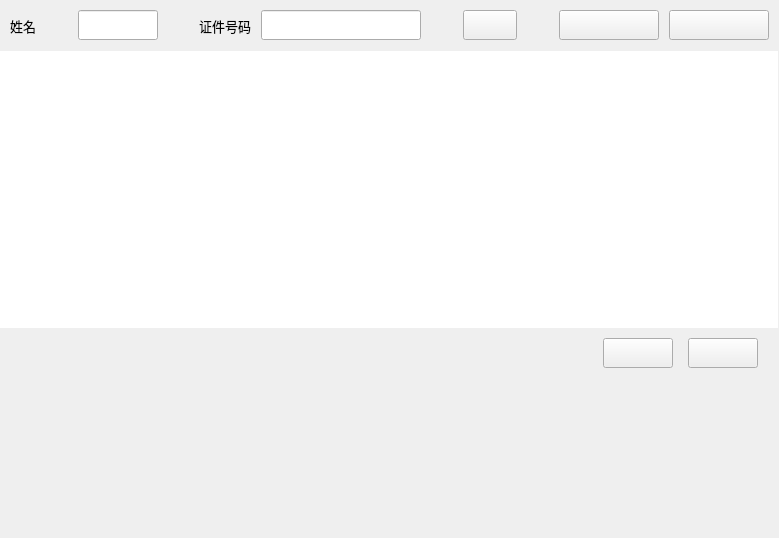
<?xml version="1.0" encoding="UTF-8"?>
<ui version="4.0">
 <class>ModelInfoQueryPage</class>
 <widget class="QWidget" name="ModelInfoQueryPage">
  <property name="geometry">
   <rect>
    <x>0</x>
    <y>0</y>
    <width>779</width>
    <height>538</height>
   </rect>
  </property>
  <property name="windowTitle">
   <string>ModelInfoQueryPage</string>
  </property>
  <property name="styleSheet">
   <string notr="true">#ModelInfoQueryPage{
	border-image: url(:/MBRClient/Resources/image/r_bg.png);
}</string>
  </property>
  <layout class="QVBoxLayout" name="verticalLayout">
   <property name="spacing">
    <number>5</number>
   </property>
   <property name="leftMargin">
    <number>0</number>
   </property>
   <property name="topMargin">
    <number>5</number>
   </property>
   <property name="rightMargin">
    <number>0</number>
   </property>
   <property name="bottomMargin">
    <number>2</number>
   </property>
   <item>
    <widget class="QWidget" name="wgt_title" native="true">
     <property name="sizePolicy">
      <sizepolicy hsizetype="Preferred" vsizetype="Preferred">
       <horstretch>0</horstretch>
       <verstretch>0</verstretch>
      </sizepolicy>
     </property>
     <property name="minimumSize">
      <size>
       <width>0</width>
       <height>41</height>
      </size>
     </property>
     <property name="maximumSize">
      <size>
       <width>16777215</width>
       <height>41</height>
      </size>
     </property>
     <property name="styleSheet">
      <string notr="true">QLabel{
font-family:&quot;微软雅黑&quot;;
font-size:13px;
}
#btn_query{
border-image: url(:/MBRClient/Resources/image/query/query_authq.png)
}
#btn_query:hover{
	border-image: url(:/MBRClient/Resources/image/query/query_authq_hover.png);
}
#btn_query:pressed{
	border-image: url(:/MBRClient/Resources/image/query/query_authq_pressed.png);
}
#btn_query:disabled{
	border-image: url(:/MBRClient/Resources/image/query/query_authq_disabled.png);
}
#btn_deleteModel{
	border-image: url(:/MBRClient/Resources/image/query/query_forbid.png);
}
#btn_deleteModel:hover{
	border-image: url(:/MBRClient/Resources/image/query/query_forbid_hover.png);
}
#btn_deleteModel:disabled{
	border-image: url(:/MBRClient/Resources/image/query/query_forbid_disabled.png);
}
#btn_readIdCard{
	border-image: url(:/MBRClient/Resources/image/query/query_authr.png);
}
#btn_readIdCard:hover{
	border-image: url(:/MBRClient/Resources/image/query/query_authr_hover.png);
}
#btn_readIdCard:pressed{
	border-image: url(:/MBRClient/Resources/image/query/query_authr_pressed.png);
}
#btn_readIdCard:disabled{
	border-image: url(:/MBRClient/Resources/image/query/query_authr_disabled.png);
}</string>
     </property>
     <layout class="QHBoxLayout" name="horizontalLayout">
      <property name="spacing">
       <number>10</number>
      </property>
      <property name="leftMargin">
       <number>10</number>
      </property>
      <property name="topMargin">
       <number>0</number>
      </property>
      <property name="rightMargin">
       <number>10</number>
      </property>
      <property name="bottomMargin">
       <number>0</number>
      </property>
      <item>
       <widget class="QLabel" name="lbl_name">
        <property name="text">
         <string>姓名</string>
        </property>
       </widget>
      </item>
      <item>
       <spacer name="horizontalSpacer">
        <property name="orientation">
         <enum>Qt::Horizontal</enum>
        </property>
        <property name="sizeHint" stdset="0">
         <size>
          <width>40</width>
          <height>20</height>
         </size>
        </property>
       </spacer>
      </item>
      <item>
       <widget class="QLineEdit" name="lEdit_name">
        <property name="minimumSize">
         <size>
          <width>80</width>
          <height>30</height>
         </size>
        </property>
        <property name="maximumSize">
         <size>
          <width>80</width>
          <height>30</height>
         </size>
        </property>
        <property name="alignment">
         <set>Qt::AlignCenter</set>
        </property>
       </widget>
      </item>
      <item>
       <spacer name="horizontalSpacer_2">
        <property name="orientation">
         <enum>Qt::Horizontal</enum>
        </property>
        <property name="sizeHint" stdset="0">
         <size>
          <width>40</width>
          <height>20</height>
         </size>
        </property>
       </spacer>
      </item>
      <item>
       <widget class="QLabel" name="lbl_certNumber">
        <property name="text">
         <string>证件号码</string>
        </property>
       </widget>
      </item>
      <item>
       <widget class="QLineEdit" name="lEdit_certNumber">
        <property name="minimumSize">
         <size>
          <width>160</width>
          <height>30</height>
         </size>
        </property>
        <property name="maximumSize">
         <size>
          <width>160</width>
          <height>30</height>
         </size>
        </property>
        <property name="alignment">
         <set>Qt::AlignCenter</set>
        </property>
       </widget>
      </item>
      <item>
       <spacer name="horizontalSpacer_3">
        <property name="orientation">
         <enum>Qt::Horizontal</enum>
        </property>
        <property name="sizeHint" stdset="0">
         <size>
          <width>40</width>
          <height>20</height>
         </size>
        </property>
       </spacer>
      </item>
      <item>
       <widget class="QPushButton" name="btn_query">
        <property name="minimumSize">
         <size>
          <width>54</width>
          <height>30</height>
         </size>
        </property>
        <property name="maximumSize">
         <size>
          <width>54</width>
          <height>30</height>
         </size>
        </property>
        <property name="text">
         <string/>
        </property>
        <property name="autoDefault">
         <bool>true</bool>
        </property>
       </widget>
      </item>
      <item>
       <spacer name="horizontalSpacer_4">
        <property name="orientation">
         <enum>Qt::Horizontal</enum>
        </property>
        <property name="sizeHint" stdset="0">
         <size>
          <width>40</width>
          <height>20</height>
         </size>
        </property>
       </spacer>
      </item>
      <item>
       <widget class="QPushButton" name="btn_deleteModel">
        <property name="minimumSize">
         <size>
          <width>100</width>
          <height>30</height>
         </size>
        </property>
        <property name="maximumSize">
         <size>
          <width>100</width>
          <height>30</height>
         </size>
        </property>
        <property name="text">
         <string/>
        </property>
       </widget>
      </item>
      <item>
       <widget class="QPushButton" name="btn_readIdCard">
        <property name="minimumSize">
         <size>
          <width>100</width>
          <height>30</height>
         </size>
        </property>
        <property name="maximumSize">
         <size>
          <width>100</width>
          <height>30</height>
         </size>
        </property>
        <property name="text">
         <string/>
        </property>
       </widget>
      </item>
     </layout>
    </widget>
   </item>
   <item>
    <widget class="QWidget" name="wgt_top" native="true">
     <property name="styleSheet">
      <string notr="true">#btn_previous{
	border-image: url(:/MBRClient/Resources/image/query/query_pre.png);
}
#btn_previous:hover{
	border-image: url(:/MBRClient/Resources/image/query/query_pre_hover.png);
}
#btn_previous:pressed{
	border-image: url(:/MBRClient/Resources/image/query/query_pre_pressed.png);
}
#btn_previous:disabled{
	border-image: url(:/MBRClient/Resources/image/query/query_pre_disabled.png);
}
#btn_next{
	border-image: url(:/MBRClient/Resources/image/query/query_next.png);
}
#btn_next:hover{
	border-image: url(:/MBRClient/Resources/image/query/query_next_hover.png);
}
#btn_next:pressed{
	border-image: url(:/MBRClient/Resources/image/query/query_next_pressed.png);
}
#btn_next:disabled{
	border-image: url(:/MBRClient/Resources/image/query/query_next_disabled.png);
}
#lbl_ct{
font-size:13px;
font:bold;
}</string>
     </property>
     <layout class="QVBoxLayout" name="verticalLayout_2">
      <property name="spacing">
       <number>10</number>
      </property>
      <property name="leftMargin">
       <number>0</number>
      </property>
      <property name="topMargin">
       <number>0</number>
      </property>
      <property name="rightMargin">
       <number>1</number>
      </property>
      <property name="bottomMargin">
       <number>10</number>
      </property>
      <item>
       <widget class="QTableView" name="tableView">
        <property name="frameShape">
         <enum>QFrame::NoFrame</enum>
        </property>
        <property name="editTriggers">
         <set>QAbstractItemView::NoEditTriggers</set>
        </property>
        <property name="selectionMode">
         <enum>QAbstractItemView::SingleSelection</enum>
        </property>
        <property name="selectionBehavior">
         <enum>QAbstractItemView::SelectRows</enum>
        </property>
        <property name="sortingEnabled">
         <bool>true</bool>
        </property>
        <attribute name="verticalHeaderVisible">
         <bool>false</bool>
        </attribute>
       </widget>
      </item>
      <item>
       <layout class="QHBoxLayout" name="horizontalLayout_3">
        <property name="spacing">
         <number>15</number>
        </property>
        <property name="rightMargin">
         <number>20</number>
        </property>
        <item>
         <widget class="QLabel" name="lbl_ct">
          <property name="text">
           <string/>
          </property>
          <property name="alignment">
           <set>Qt::AlignRight|Qt::AlignTrailing|Qt::AlignVCenter</set>
          </property>
         </widget>
        </item>
        <item>
         <widget class="QPushButton" name="btn_previous">
          <property name="minimumSize">
           <size>
            <width>70</width>
            <height>30</height>
           </size>
          </property>
          <property name="maximumSize">
           <size>
            <width>70</width>
            <height>30</height>
           </size>
          </property>
          <property name="text">
           <string/>
          </property>
         </widget>
        </item>
        <item>
         <widget class="QPushButton" name="btn_next">
          <property name="minimumSize">
           <size>
            <width>70</width>
            <height>30</height>
           </size>
          </property>
          <property name="maximumSize">
           <size>
            <width>70</width>
            <height>30</height>
           </size>
          </property>
          <property name="text">
           <string/>
          </property>
         </widget>
        </item>
       </layout>
      </item>
     </layout>
    </widget>
   </item>
   <item>
    <widget class="QWidget" name="wgt_bottom" native="true">
     <property name="sizePolicy">
      <sizepolicy hsizetype="Preferred" vsizetype="Preferred">
       <horstretch>0</horstretch>
       <verstretch>0</verstretch>
      </sizepolicy>
     </property>
     <property name="minimumSize">
      <size>
       <width>0</width>
       <height>153</height>
      </size>
     </property>
     <property name="maximumSize">
      <size>
       <width>16777215</width>
       <height>153</height>
      </size>
     </property>
     <layout class="QHBoxLayout" name="horizontalLayout_2">
      <property name="spacing">
       <number>20</number>
      </property>
      <property name="leftMargin">
       <number>20</number>
      </property>
      <property name="topMargin">
       <number>0</number>
      </property>
      <property name="rightMargin">
       <number>0</number>
      </property>
      <property name="bottomMargin">
       <number>0</number>
      </property>
      <item>
       <widget class="PictureShowWidget" name="wgt_certPic" native="true">
        <property name="minimumSize">
         <size>
          <width>161</width>
          <height>151</height>
         </size>
        </property>
       </widget>
      </item>
      <item>
       <widget class="PictureShowWidget" name="wgt_modelPic" native="true">
        <property name="minimumSize">
         <size>
          <width>161</width>
          <height>151</height>
         </size>
        </property>
       </widget>
      </item>
      <item>
       <spacer name="horizontalSpacer_5">
        <property name="orientation">
         <enum>Qt::Horizontal</enum>
        </property>
        <property name="sizeHint" stdset="0">
         <size>
          <width>394</width>
          <height>20</height>
         </size>
        </property>
       </spacer>
      </item>
     </layout>
    </widget>
   </item>
  </layout>
 </widget>
 <layoutdefault spacing="6" margin="11"/>
 <customwidgets>
  <customwidget>
   <class>PictureShowWidget</class>
   <extends>QWidget</extends>
   <header>PictureShowWidget.h</header>
   <container>1</container>
  </customwidget>
 </customwidgets>
 <resources>
  <include location="MBRClient.qrc"/>
 </resources>
 <connections/>
</ui>
